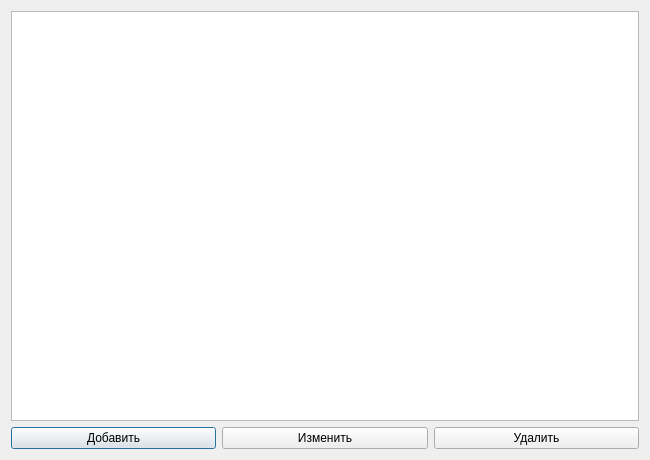
<?xml version="1.0" encoding="UTF-8"?>
<ui version="4.0">
 <class>Master</class>
 <widget class="QDialog" name="Master">
  <property name="geometry">
   <rect>
    <x>0</x>
    <y>0</y>
    <width>650</width>
    <height>460</height>
   </rect>
  </property>
  <property name="minimumSize">
   <size>
    <width>650</width>
    <height>460</height>
   </size>
  </property>
  <property name="windowTitle">
   <string>Мастера</string>
  </property>
  <layout class="QHBoxLayout" name="horizontalLayout_2">
   <item>
    <layout class="QVBoxLayout" name="verticalLayout">
     <item>
      <widget class="QTableView" name="tableView"/>
     </item>
     <item>
      <layout class="QHBoxLayout" name="horizontalLayout">
       <item>
        <widget class="QPushButton" name="addButton">
         <property name="text">
          <string>Добавить</string>
         </property>
        </widget>
       </item>
       <item>
        <widget class="QPushButton" name="changeButton">
         <property name="text">
          <string>Изменить</string>
         </property>
        </widget>
       </item>
       <item>
        <widget class="QPushButton" name="dellButton">
         <property name="text">
          <string>Удалить</string>
         </property>
        </widget>
       </item>
      </layout>
     </item>
    </layout>
   </item>
  </layout>
 </widget>
 <resources/>
 <connections/>
</ui>
